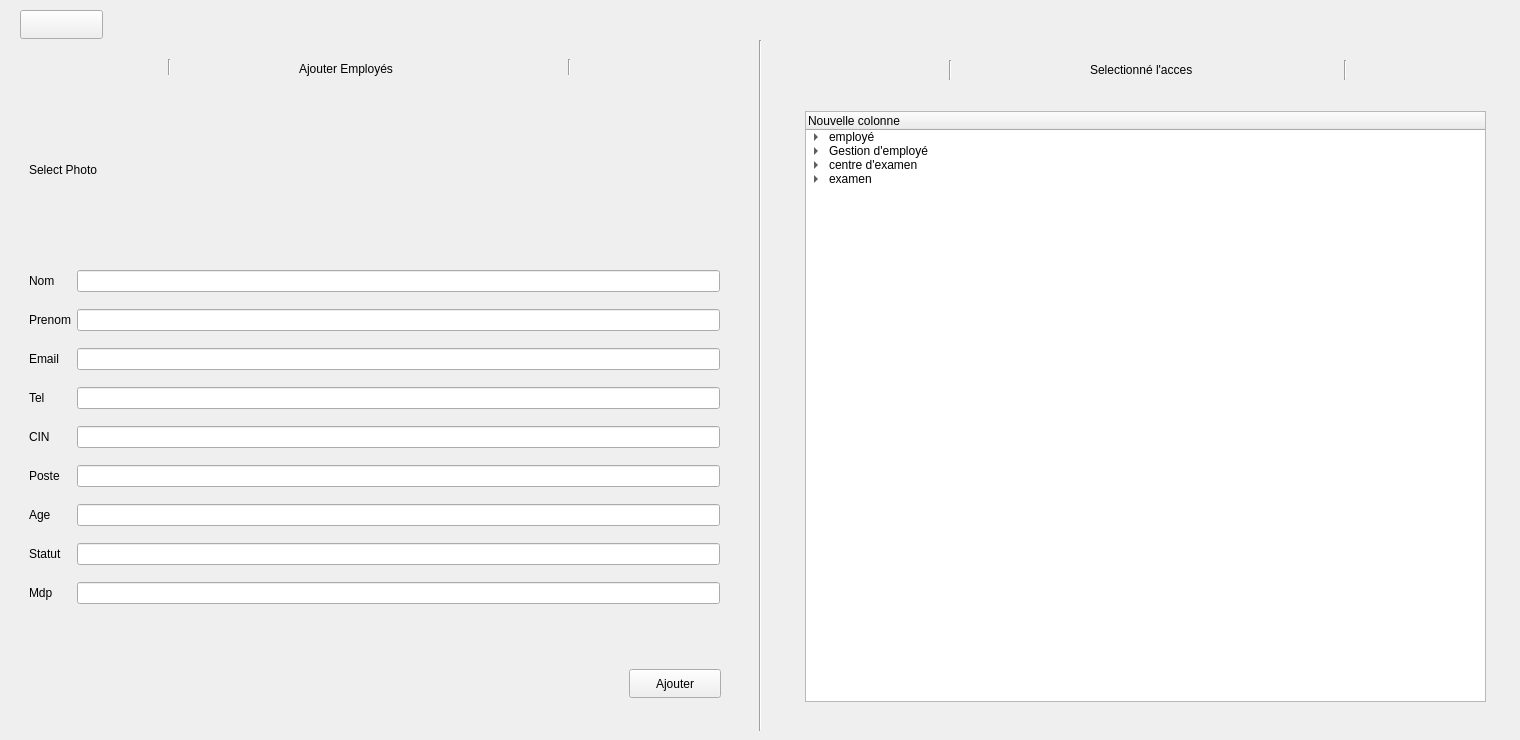
        <widget class="QWidget" name="page_7">
         <widget class="QFrame" name="frame_17">
          <property name="geometry">
           <rect>
            <x>9</x>
            <y>49</y>
            <width>731</width>
            <height>671</height>
           </rect>
          </property>
          <property name="frameShape">
           <enum>QFrame::NoFrame</enum>
          </property>
          <widget class="QFrame" name="frame_18">
           <property name="geometry">
            <rect>
             <x>0</x>
             <y>0</y>
             <width>731</width>
             <height>41</height>
            </rect>
           </property>
           <property name="frameShape">
            <enum>QFrame::NoFrame</enum>
           </property>
           <widget class="QLabel" name="label_72">
            <property name="geometry">
             <rect>
              <x>290</x>
              <y>10</y>
              <width>201</width>
              <height>20</height>
             </rect>
            </property>
            <property name="text">
             <string>Ajouter Employés</string>
            </property>
           </widget>
           <widget class="Line" name="line_15">
            <property name="geometry">
             <rect>
              <x>40</x>
              <y>10</y>
              <width>241</width>
              <height>16</height>
             </rect>
            </property>
            <property name="orientation">
             <enum>Qt::Vertical</enum>
            </property>
           </widget>
           <widget class="Line" name="line_16">
            <property name="geometry">
             <rect>
              <x>440</x>
              <y>10</y>
              <width>241</width>
              <height>16</height>
             </rect>
            </property>
            <property name="orientation">
             <enum>Qt::Vertical</enum>
            </property>
           </widget>
          </widget>
          <widget class="QLabel" name="label_photo_3">
           <property name="geometry">
            <rect>
             <x>20</x>
             <y>60</y>
             <width>141</width>
             <height>121</height>
            </rect>
           </property>
           <property name="frameShape">
            <enum>QFrame::NoFrame</enum>
           </property>
           <property name="text">
            <string>Select Photo</string>
           </property>
           <property name="textFormat">
            <enum>Qt::PlainText</enum>
           </property>
           <property name="scaledContents">
            <bool>false</bool>
           </property>
          </widget>
          <widget class="QPushButton" name="pushButton_34">
           <property name="geometry">
            <rect>
             <x>620</x>
             <y>620</y>
             <width>92</width>
             <height>29</height>
            </rect>
           </property>
           <property name="text">
            <string>Ajouter</string>
           </property>
          </widget>
          <widget class="QWidget" name="layoutWidget">
           <property name="geometry">
            <rect>
             <x>20</x>
             <y>210</y>
             <width>691</width>
             <height>361</height>
            </rect>
           </property>
           <layout class="QGridLayout" name="gridLayout_2">
            <item row="7" column="1">
             <widget class="QLineEdit" name="lineEdit_48"/>
            </item>
            <item row="0" column="1">
             <widget class="QLineEdit" name="lineEdit_50"/>
            </item>
            <item row="4" column="1">
             <widget class="QLineEdit" name="lineEdit_52"/>
            </item>
            <item row="2" column="0">
             <widget class="QLabel" name="label_84">
              <property name="text">
               <string>Email</string>
              </property>
             </widget>
            </item>
            <item row="6" column="1">
             <widget class="QLineEdit" name="lineEdit_46"/>
            </item>
            <item row="5" column="0">
             <widget class="QLabel" name="label_85">
              <property name="text">
               <string>Poste</string>
              </property>
             </widget>
            </item>
            <item row="2" column="1">
             <widget class="QLineEdit" name="lineEdit_53"/>
            </item>
            <item row="3" column="1">
             <widget class="QLineEdit" name="lineEdit_54"/>
            </item>
            <item row="4" column="0">
             <widget class="QLabel" name="label_86">
              <property name="text">
               <string>CIN</string>
              </property>
             </widget>
            </item>
            <item row="1" column="0">
             <widget class="QLabel" name="label_87">
              <property name="text">
               <string>Prenom</string>
              </property>
             </widget>
            </item>
            <item row="3" column="0">
             <widget class="QLabel" name="label_91">
              <property name="text">
               <string>Tel</string>
              </property>
             </widget>
            </item>
            <item row="1" column="1">
             <widget class="QLineEdit" name="lineEdit_51"/>
            </item>
            <item row="8" column="0">
             <widget class="QLabel" name="label_92">
              <property name="text">
               <string>Mdp</string>
              </property>
             </widget>
            </item>
            <item row="6" column="0">
             <widget class="QLabel" name="label_90">
              <property name="text">
               <string>Age</string>
              </property>
             </widget>
            </item>
            <item row="7" column="0">
             <widget class="QLabel" name="label_88">
              <property name="text">
               <string>Statut</string>
              </property>
             </widget>
            </item>
            <item row="0" column="0">
             <widget class="QLabel" name="label_93">
              <property name="text">
               <string>Nom</string>
              </property>
             </widget>
            </item>
            <item row="5" column="1">
             <widget class="QLineEdit" name="lineEdit_49"/>
            </item>
            <item row="8" column="1">
             <widget class="QLineEdit" name="lineEdit_47"/>
            </item>
           </layout>
          </widget>
         </widget>
         <widget class="Line" name="line_13">
          <property name="geometry">
           <rect>
            <x>750</x>
            <y>40</y>
            <width>20</width>
            <height>691</height>
           </rect>
          </property>
          <property name="orientation">
           <enum>Qt::Vertical</enum>
          </property>
         </widget>
         <widget class="QFrame" name="frame_19">
          <property name="geometry">
           <rect>
            <x>780</x>
            <y>50</y>
            <width>731</width>
            <height>671</height>
           </rect>
          </property>
          <property name="frameShape">
           <enum>QFrame::NoFrame</enum>
          </property>
          <widget class="QFrame" name="frame_20">
           <property name="geometry">
            <rect>
             <x>0</x>
             <y>0</y>
             <width>731</width>
             <height>41</height>
            </rect>
           </property>
           <property name="frameShape">
            <enum>QFrame::NoFrame</enum>
           </property>
           <widget class="QLabel" name="label_82">
            <property name="geometry">
             <rect>
              <x>310</x>
              <y>10</y>
              <width>141</width>
              <height>20</height>
             </rect>
            </property>
            <property name="text">
             <string>Selectionné l'acces</string>
            </property>
           </widget>
           <widget class="Line" name="line_17">
            <property name="geometry">
             <rect>
              <x>40</x>
              <y>10</y>
              <width>261</width>
              <height>20</height>
             </rect>
            </property>
            <property name="orientation">
             <enum>Qt::Vertical</enum>
            </property>
           </widget>
           <widget class="Line" name="line_18">
            <property name="geometry">
             <rect>
              <x>440</x>
              <y>10</y>
              <width>251</width>
              <height>20</height>
             </rect>
            </property>
            <property name="orientation">
             <enum>Qt::Vertical</enum>
            </property>
           </widget>
          </widget>
          <widget class="QTreeWidget" name="treeWidget">
           <property name="geometry">
            <rect>
             <x>25</x>
             <y>61</y>
             <width>681</width>
             <height>591</height>
            </rect>
           </property>
           <column>
            <property name="text">
             <string>Nouvelle colonne</string>
            </property>
           </column>
           <item>
            <property name="text">
             <string>employé</string>
            </property>
            <item>
             <property name="text">
              <string>Nouveau sous-élément</string>
             </property>
            </item>
           </item>
           <item>
            <property name="text">
             <string>Gestion d'employé</string>
            </property>
            <item>
             <property name="text">
              <string>Nouveau sous-élément</string>
             </property>
            </item>
           </item>
           <item>
            <property name="text">
             <string>centre d'examen</string>
            </property>
            <item>
             <property name="text">
              <string>Nouveau sous-élément</string>
             </property>
            </item>
           </item>
           <item>
            <property name="text">
             <string>examen</string>
            </property>
            <item>
             <property name="text">
              <string>Nouveau sous-élément</string>
             </property>
            </item>
           </item>
          </widget>
         </widget>
         <widget class="QPushButton" name="pushButton_32">
          <property name="geometry">
           <rect>
            <x>20</x>
            <y>10</y>
            <width>83</width>
            <height>29</height>
           </rect>
          </property>
          <property name="text">
           <string/>
          </property>
          <property name="icon">
           <iconset theme="QIcon::ThemeIcon::EditUndo">
            <normaloff>../../../../GExamen/GExamen</normaloff>../../../../GExamen/GExamen</iconset>
          </property>
         </widget>
        </widget>
